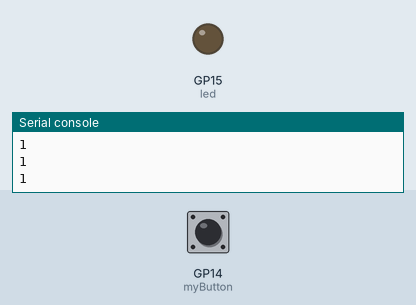
This program was run on a simulated Raspberry Pi Pico running MicroPython. Parts: output pins drawn as LEDs (lit = HIGH), the last lines printed to the serial console. The test bench sets the inputs (shaded band); at power-on: GP14 (myButton) HIGH.

Above: at 1.2 s.
1.3 s: GP14 (myButton) pulled LOW for 0.15 s
At 1.5 s:
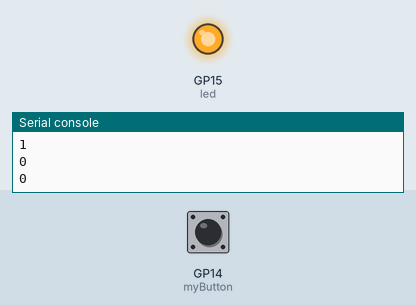
3.1 s: GP14 (myButton) pulled LOW for 3.2 s
At 6.7 s:
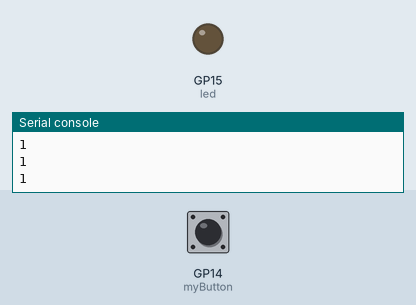
Timing chart, 0 to 8.2 s (numbered marks = the images above; inputs shaded):
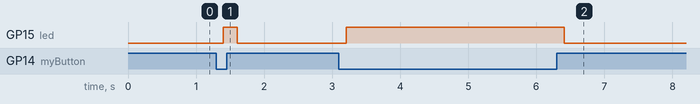

The program:

led.py
```python
from machine import Pin
from time import sleep

myButton= Pin(14, Pin.IN, Pin.PULL_UP)
led= Pin(15, Pin.OUT)

while True:
    butState= myButton.value()
    print(butState)
    sleep(.1)

    if butState == 0:
        led.value(1)
    else:
        led.value(0)
```

Measured:
- after the input at 1.3 s, GP15 (led): LOW → HIGH after 0.10 s, → LOW 0.20 s later
- after the input at 3.1 s, GP15 (led): LOW → HIGH after 0.10 s, → LOW 3.2 s later
